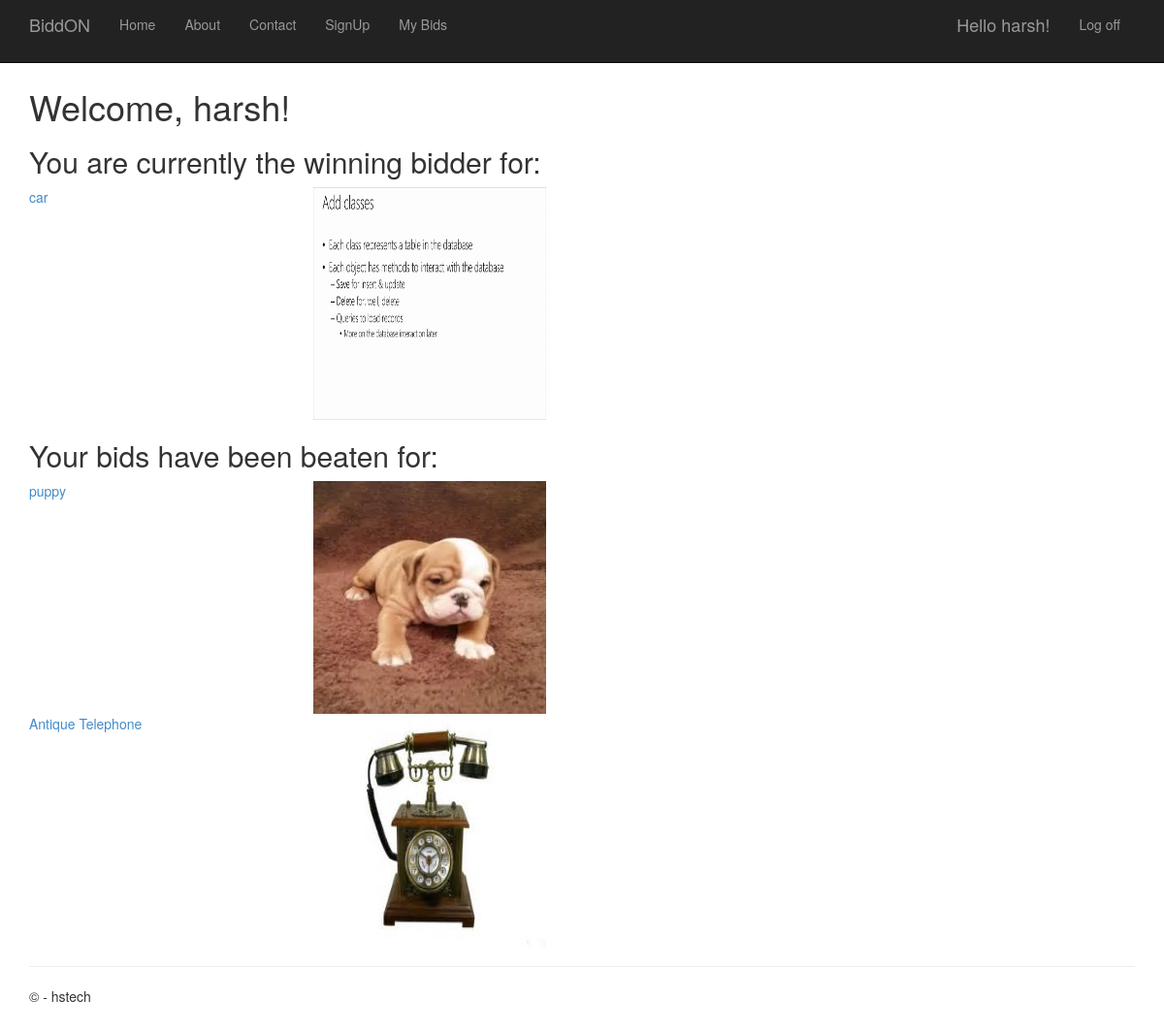
The page /me/ (signed in) on the database its author committed.
### app/models.py (models this page shows, shortened)
class Item(models.Model):
    name = models.CharField(max_length = 30)
    description = models.TextField()
    image = models.ImageField(upload_to='media/')
    category = models.CharField(max_length=100)
    ask = models.DecimalField(default=0, max_digits=6, decimal_places=2)
    created_at = models.DateTimeField(default=datetime.now, blank=True)
    closes = models.DateTimeField()
    def get_winner(self):
        bids = Bid.objects.filter(item=self).order_by('-price', 'created_at')
        if bids:
            return bids[0].user
        else:
            return None

### app/views.py (the view)
# urls.py: url(r'me/$', app.views.me, name='me'),
@login_required(redirect_field_name='login', login_url='login/')
def me(request):
		all_items = Item.objects.all()
		winning_items = []
		beaten_items = []
		for item in all_items:
			try:
				Bid.objects.get(user=request.user, item=item)
			except Bid.DoesNotExist:
				continue
			if item.get_winner() == request.user:
				winning_items.append(item)
			else:
				beaten_items.append(item)
		return render(request, 'app/me.html', {
			'winning_items': winning_items,
			'beaten_items': beaten_items
		})

### app/templates/app/me.html (shortened to what this page needs)
﻿{% extends "app/layout.html" %}
{% block content %}
<h1>Welcome, {{ user }}!</h1>
<h2>You are currently the winning bidder for:</h2>
{% if winning_items %}
	<div id="listing">
	{% for item in winning_items %}
		<div class="row">
                <div class="col-md-3">
                <a href="/items/{{item.id}}">
                    {{item.name}}
                </a>
                </div>
                <div class="col-md-3">
                    <img src="{{ item.image.url }}" width="240" height="240">
                </div>
             </div>
	{% endfor %}
	</div>
{% else %}
	Nothing right now!
{% endif %}
<h2>Your bids have been beaten for:</h2>
{% if beaten_items %}
	<div id="listing">
	{% for item in beaten_items %}
		<div class="row">
                <div class="col-md-3">
                <a href="/items/{{item.id}}">
                    {{item.name}}
                </a>
                </div>
                <div class="col-md-3">
                    <img src="{{ item.image.url }}" width="240" height="240">
                </div>
             </div>
	{% endfor %}
	</div>
{% else %}
	Nothing right now!
{% endif %}
{% endblock %}

### app/templates/app/loginpartial.html (shortened to what this page needs)
{% if user.is_authenticated %}
<form id="logoutForm" action="/logout" method="post" class="navbar-right">
    <ul class="nav navbar-nav navbar-right">
        <li><span class="navbar-brand">Hello {{ user.username }}!</span></li>
        <li><a href="javascript:document.getElementById('logoutForm').submit()">Log off</a></li>
    </ul>
</form>
{% else %}
<ul class="nav navbar-nav navbar-right">
    <li><a href="{% url 'login' %}">Log in</a></li>
</ul>
{% endif %}

### app/static/app/content/site.css (style rules this page uses)
body { padding-top: 50px; padding-bottom: 20px; }

### rows shown on the page
Item: name "car", image (picture)
Item: name "puppy", image (picture)
Item: name "Antique Telephone", image (picture)

### other values the page prints
{{ user.username }} "harsh"
{{ user }} "harsh"
